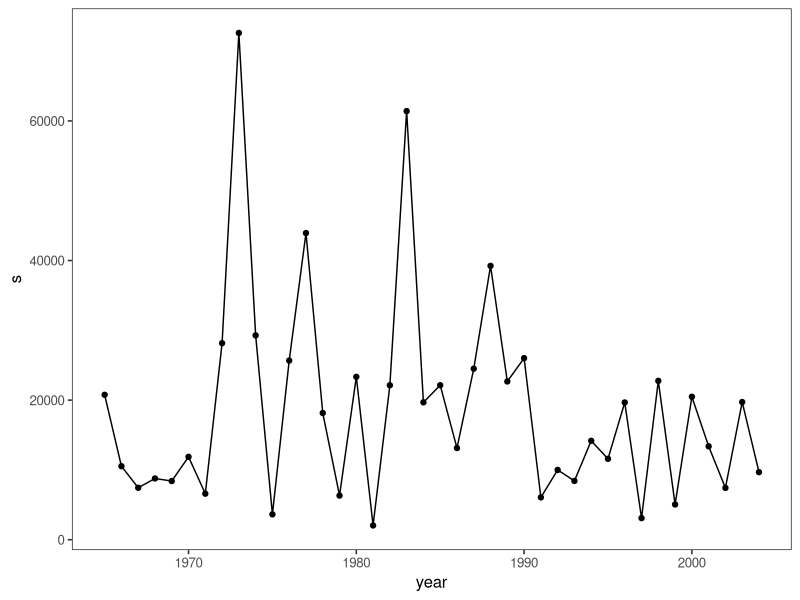
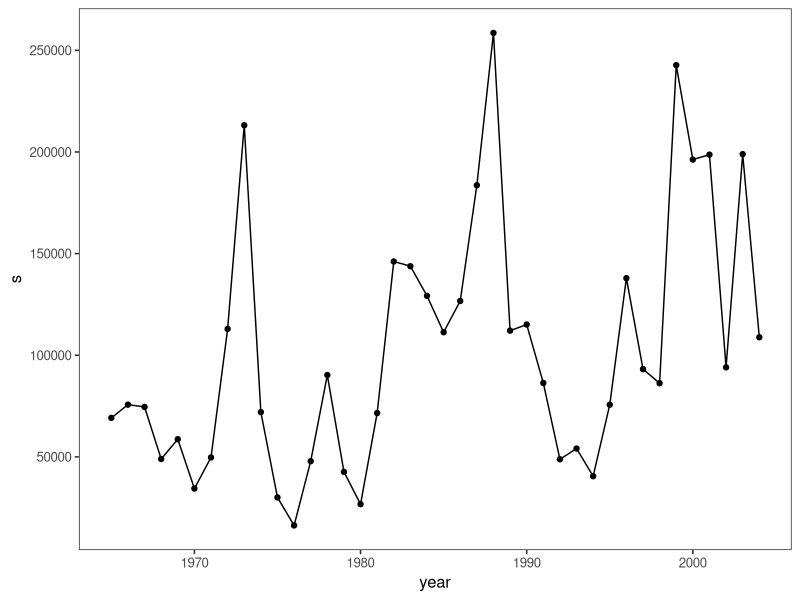
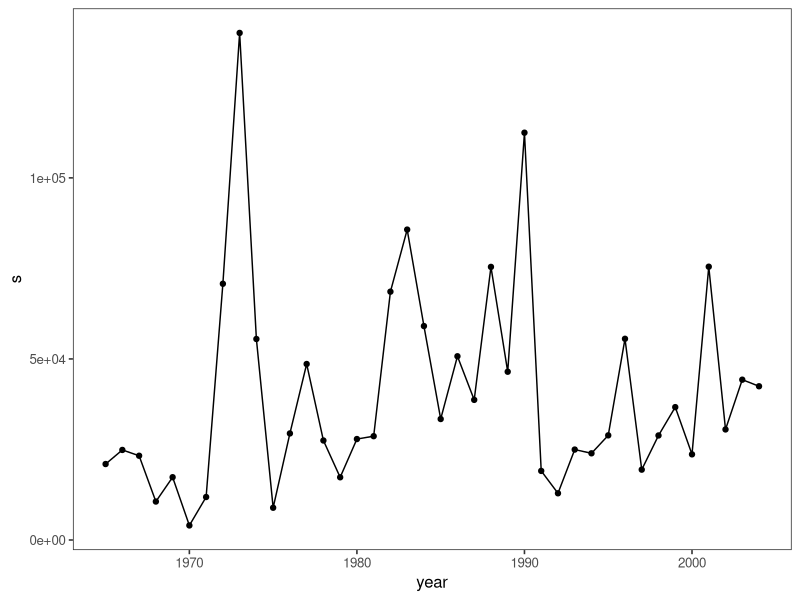
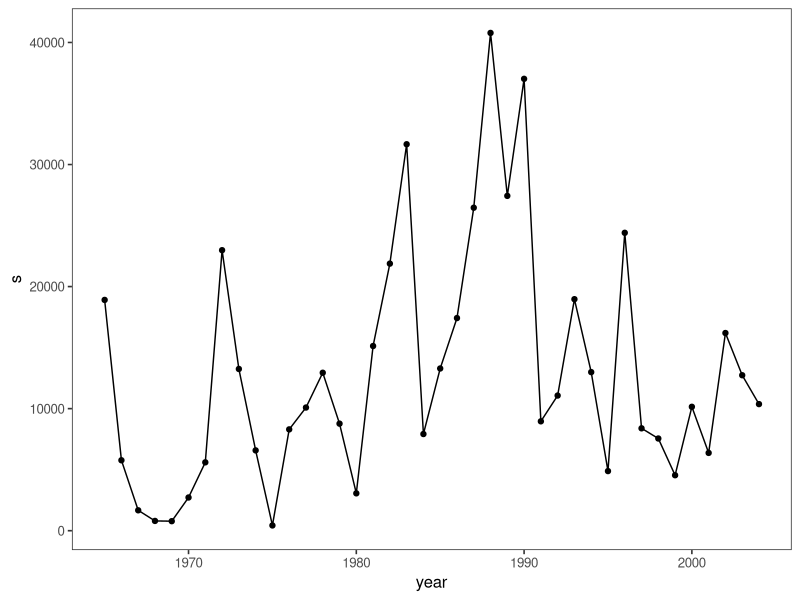
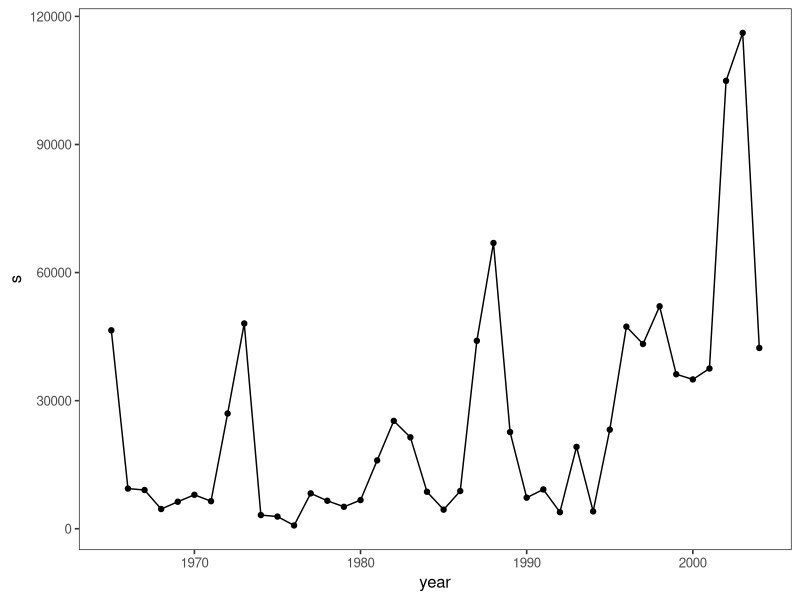
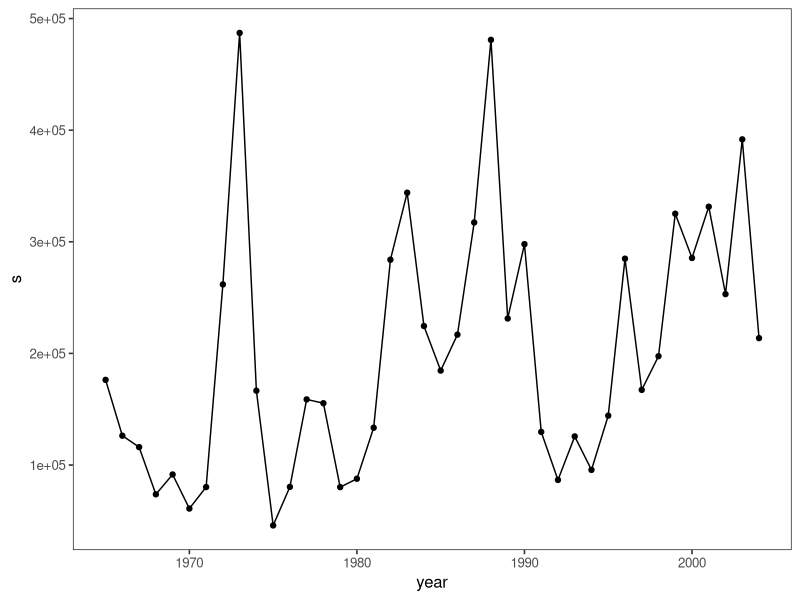
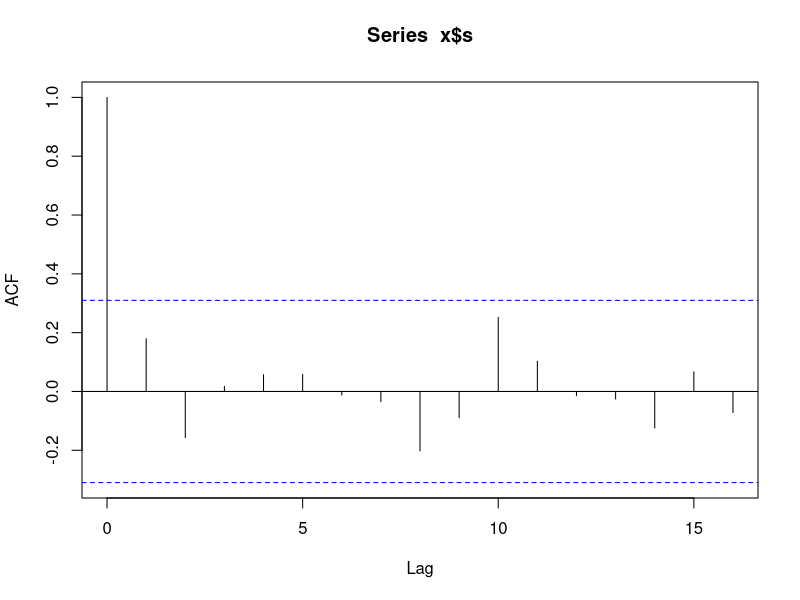
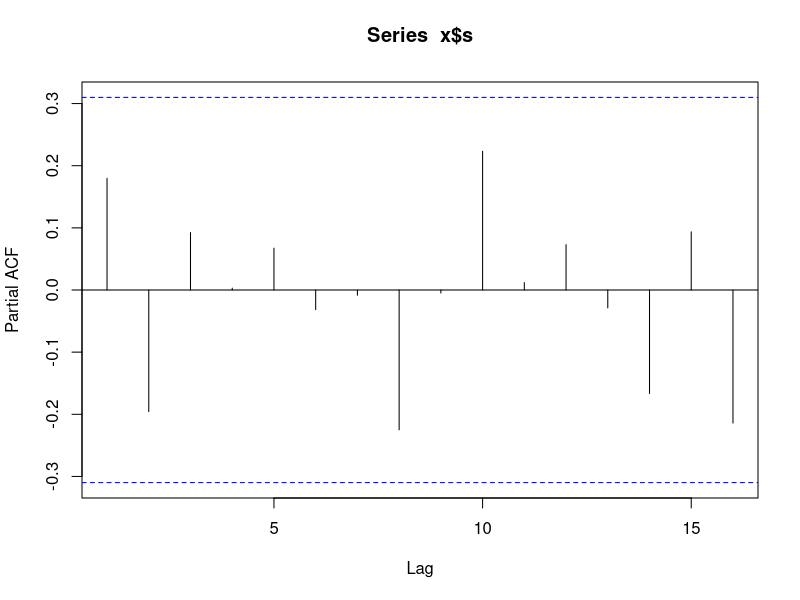

Reproduce these figures in R, in order.
## ---- chunk 1
knitr::opts_chunk$set(echo = TRUE, warning=F, message=F, error=F)
## ---- chunk 2
library(tidyverse)
library(readxl)
theme_set(theme_bw(base_size=12)+ 
  theme(panel.grid.major = element_blank(),
  panel.grid.minor = element_blank()))
## ---- chunk 3
dat <- read_excel("../data/RiskSEG_PWSChum.xls", 3, col_names=FALSE)
names(dat) <- c('area', 'year', 's')

data <- split(dat, dat$area)
## ---- chunk 4
f.figs <- function(x){
  ggplot(x, aes(year,s)) + geom_line() + geom_point()
}

f.acf <- function(x){
    acf(x$s)
  pacf(x$s)
}
lapply(data, f.figs)
lapply(data, f.acf)
## ---- chunk 5
years = 3
f.risk <- function(x){
  x %>% 
    mutate(log.s = log(s)) %>% 
    summarise(mean = mean(s), sd = sd(s), lmean = mean(log.s), lsd = sd(log.s)) -> smry

newd <- data.frame(goal=seq(0,max(dat$s),1000))    
newd %>% 
  mutate(goal = ifelse(goal<1,1,goal), lng = log(goal), 
         p.concern = pnorm(lng, smry$lmean, smry$lsd)^years,
         drop_0.9 = 1-pnorm(lng, (smry$lmean + log(1-0.9)), smry$lsd)^years,
         drop_0.8 = 1-pnorm(lng, (smry$lmean + log(1-0.8)), smry$lsd)^years) %>% 
  gather(Risk, value, c(p.concern, drop_0.9, drop_0.8)) %>% 
  ggplot(aes(goal, value, lty = Risk)) + geom_line() +  
  scale_linetype_manual(values =c("dashed", "dotted",'solid')) +
  xlim(0,max(dat$s/3))
  
}

lapply(data, f.risk)

